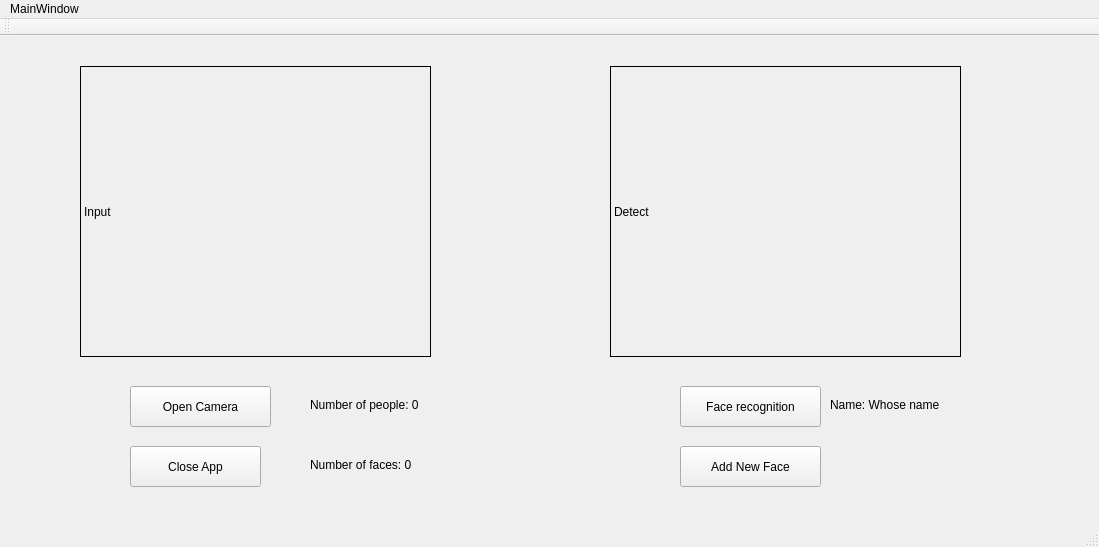
<?xml version="1.0" encoding="UTF-8"?>
<ui version="4.0">
 <class>MainWindow</class>
 <widget class="QMainWindow" name="MainWindow">
  <property name="geometry">
   <rect>
    <x>0</x>
    <y>0</y>
    <width>1099</width>
    <height>547</height>
   </rect>
  </property>
  <property name="windowTitle">
   <string>MainWindow</string>
  </property>
  <widget class="QWidget" name="centralWidget">
   <widget class="QLabel" name="Input">
    <property name="geometry">
     <rect>
      <x>80</x>
      <y>30</y>
      <width>351</width>
      <height>291</height>
     </rect>
    </property>
    <property name="frameShape">
     <enum>QFrame::Panel</enum>
    </property>
    <property name="text">
     <string>Input</string>
    </property>
   </widget>
   <widget class="QLabel" name="Detect">
    <property name="geometry">
     <rect>
      <x>610</x>
      <y>30</y>
      <width>351</width>
      <height>291</height>
     </rect>
    </property>
    <property name="frameShape">
     <enum>QFrame::Panel</enum>
    </property>
    <property name="text">
     <string>Detect</string>
    </property>
   </widget>
   <widget class="QPushButton" name="open">
    <property name="geometry">
     <rect>
      <x>130</x>
      <y>350</y>
      <width>141</width>
      <height>41</height>
     </rect>
    </property>
    <property name="text">
     <string>Open Camera</string>
    </property>
   </widget>
   <widget class="QPushButton" name="CloseApp">
    <property name="geometry">
     <rect>
      <x>130</x>
      <y>410</y>
      <width>131</width>
      <height>41</height>
     </rect>
    </property>
    <property name="text">
     <string>Close App</string>
    </property>
   </widget>
   <widget class="QPushButton" name="Face">
    <property name="geometry">
     <rect>
      <x>680</x>
      <y>350</y>
      <width>141</width>
      <height>41</height>
     </rect>
    </property>
    <property name="text">
     <string>Face recognition</string>
    </property>
   </widget>
   <widget class="QPushButton" name="Addface">
    <property name="geometry">
     <rect>
      <x>680</x>
      <y>410</y>
      <width>141</width>
      <height>41</height>
     </rect>
    </property>
    <property name="text">
     <string>Add New Face</string>
    </property>
   </widget>
   <widget class="QLabel" name="peopletext">
    <property name="geometry">
     <rect>
      <x>310</x>
      <y>360</y>
      <width>181</width>
      <height>17</height>
     </rect>
    </property>
    <property name="text">
     <string>Number of people: 0</string>
    </property>
   </widget>
   <widget class="QLabel" name="facetext">
    <property name="geometry">
     <rect>
      <x>310</x>
      <y>420</y>
      <width>181</width>
      <height>17</height>
     </rect>
    </property>
    <property name="text">
     <string>Number of faces: 0</string>
    </property>
   </widget>
   <widget class="QLabel" name="nametext">
    <property name="geometry">
     <rect>
      <x>830</x>
      <y>360</y>
      <width>181</width>
      <height>17</height>
     </rect>
    </property>
    <property name="text">
     <string>Name: Whose name</string>
    </property>
   </widget>
  </widget>
  <widget class="QMenuBar" name="menuBar">
   <property name="geometry">
    <rect>
     <x>0</x>
     <y>0</y>
     <width>1099</width>
     <height>25</height>
    </rect>
   </property>
   <widget class="QMenu" name="menuMainWindow">
    <property name="title">
     <string>MainWindow</string>
    </property>
   </widget>
   <addaction name="menuMainWindow"/>
  </widget>
  <widget class="QToolBar" name="mainToolBar">
   <attribute name="toolBarArea">
    <enum>TopToolBarArea</enum>
   </attribute>
   <attribute name="toolBarBreak">
    <bool>false</bool>
   </attribute>
  </widget>
  <widget class="QStatusBar" name="statusBar"/>
 </widget>
 <layoutdefault spacing="6" margin="11"/>
 <resources/>
 <connections/>
</ui>
